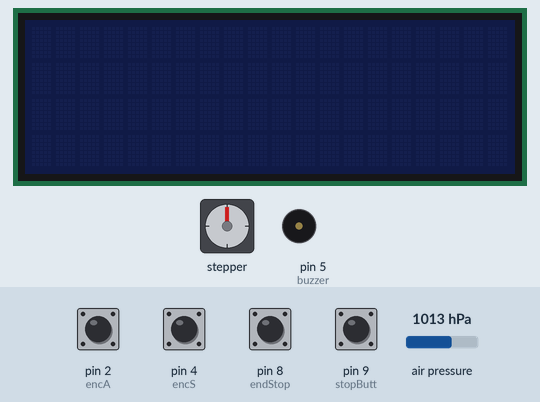
This program was run on a simulated Arduino Uno, built with avr-gcc and run on an emulated ATmega328P. Shown: 20×4 character LCD, stepper motor, buzzer (waves = sounding). Inputs (shaded band) come from the test bench; at power-on: pin 2 (encA), pin 4 (encS), pin 8 (endStop), pin 9 (stopButt) HIGH, air pressure 1013 hPa. Stepper angles assume 800 steps per turn.

Above: at 2.8 s.
2.9 s: pin 8 (endStop) pulled LOW for 0.15 s
At 4.1 s:
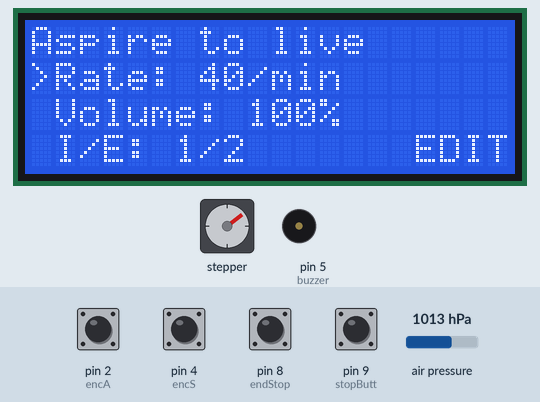
4.5 s: pin 9 (stopButt) pulled LOW for 0.15 s
At 5.7 s:
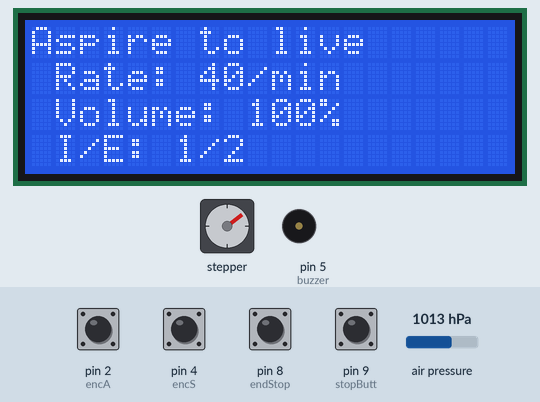
7.6 s: pin 8 (endStop) pulled LOW for 1 s
At 8.0 s:
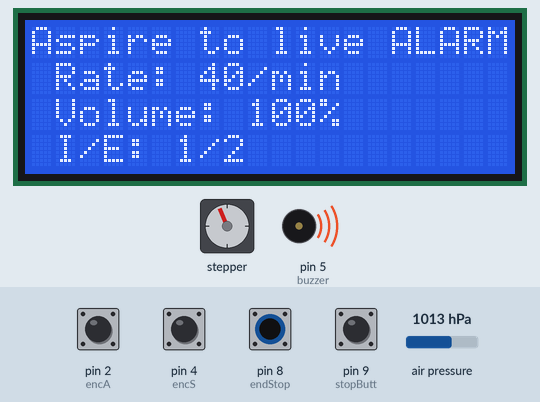
At 8.8 s:
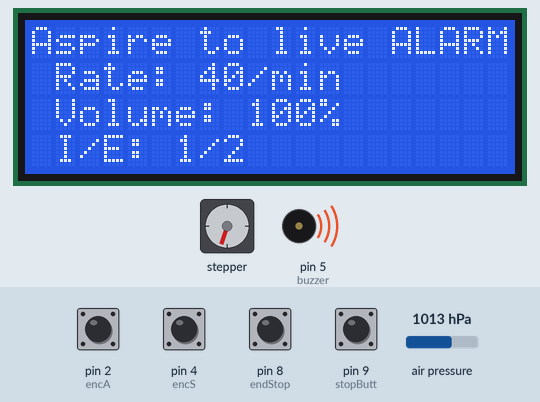
11.6 s: pin 8 (endStop) pulled LOW for 0.15 s
14.7 s: pin 8 (endStop) pulled LOW for 3.2 s
20.9 s: pin 8 (endStop) pulled LOW for 0.15 s
Timing chart, 0 to 25.0 s (numbered marks = the images above; inputs shaded):
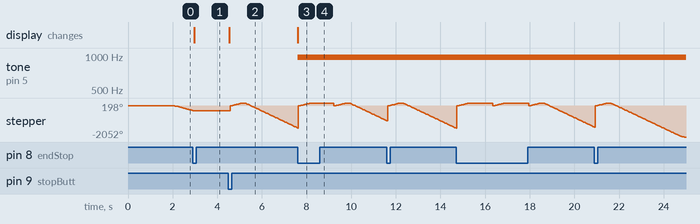

Measured:
- after the input at 2.9 s, stepper: stops changing and stays -307°; the display: changes after 0.06 s (image 1)
- after the input at 4.5 s, stepper: turns 505° clockwise in 0.56 s, then 1660° counter-clockwise in 2.4 s; the display: changes at once (image 2)
- after the input at 7.6 s, tone on pin 5 (buzzer): silent → 977 Hz at once; the display: changes at once (image 3)

The program:

main.cpp
```cpp
#include <Arduino.h>
#include <AccelStepper.h>
#include <Wire.h>
#include <LiquidCrystal_I2C.h>
#include <SparkFunBME280.h>

#define enablePin 12
#define dirPin 11
#define stepPin 10
#define stopButt 9
#define endStop 8

#define encA 2
#define encB 3
#define encS 4

#define buzzer 5

#define o2Sensor A0

//uncomment to enable oxygen sensor
//#define O2_SENSOR 1

float reduction = 1.0;
float stepsPerRev = 800;
float degreesPerFullStroke = 360 * 0.55;

//set -1 if motor connection is inverted
int inverter = 1;
#define acceleration 10000
//in steps per second
#define speedMax 2000

#define expiratoryTimeSubtract 0
#define inspiratoryTimeSubtract 0.03

float airVolume = 100.0; //in percents
float inspiratory_factor = 1;
float expiratory_factor = 2;
float freq = 40;

//this will be calcuilated
float nSteps;
float cycleTime;
float expiratoryTime;
float inspiratoryTime;
float speed;

//temporary variables
float pressureBuf = 1023.0;
unsigned long entryMillis = 0;

uint8_t alarmFlag = 0;
uint8_t changeFlag = 0;
uint8_t stopFlag = 1;

void recalculateParameters(void);
void calibrateMotor(void);
void checkEncoder(void);
void drawUItemplate(void);
void redrawUI(uint8_t stop, uint8_t nPos);
void updateO2(void);
void checkPressure(void);

// Define a stepper and the pins it will use
AccelStepper stepper(AccelStepper::DRIVER, stepPin, dirPin, enablePin);
LiquidCrystal_I2C lcd(0x3f, 2, 1, 0, 4, 5, 6, 7, 3, POSITIVE);
BME280 mySensorA;

void setup()
{
  delay(2000);
  //set lower max speed for calibration
  stepper.setMaxSpeed(speedMax / 2.0);
  stepper.setAcceleration(acceleration);

  //config inputs
  pinMode(encA, INPUT_PULLUP);
  pinMode(encB, INPUT_PULLUP);
  pinMode(encS, INPUT_PULLUP);

  pinMode(endStop, INPUT_PULLUP);
  pinMode(stopButt, INPUT_PULLUP);

  pinMode(buzzer, OUTPUT);
  //PNP transistor - set PWM to 255 to turn off
  analogWrite(buzzer, 255);

  Wire.begin();

  //initialize BME280
  mySensorA.setI2CAddress(0x77);
  mySensorA.beginI2C();

  //print calibration message on screen
  lcd.begin(20, 4);
  lcd.clear();
  lcd.home();
  lcd.print("Calibrating device,");
  lcd.setCursor(0, 1);
  lcd.print("please wait.");

  //calibrate motor - go to endstop
  calibrateMotor();
  recalculateParameters();
  drawUItemplate();
}

//main loop
void loop()
{
  //ALTER SETTINGS
  if (stopFlag)
  {
    checkEncoder();
    //if something has changed - recalculate
    if (changeFlag)
    {
      recalculateParameters();
      changeFlag = 0;
    }
    //if stop button pressed -
    if (digitalRead(stopButt) == LOW && (entryMillis + 1000) < millis())
    {
      stopFlag = 0;
      redrawUI(0, 0);
      entryMillis = millis();
    }
#ifdef O2_SENSOR
    static unsigned long lastMillis = 0;
    if (lastMillis + 1000 < millis())
    {
      updateO2();
      lastMillis = millis();
    }
#endif
  }
  //WORK
  else
  {
    //set target speed for inspiratory phase
    stepper.setMaxSpeed(speed);
    //set number of steps needed
    stepper.moveTo(inverter * nSteps);
    while (stepper.distanceToGo() != 0)
    {
      stepper.run();
    }
    unsigned long target = millis() + expiratoryTime;
    pressureBuf = mySensorA.readFloatPressure();

    //move to endstop
    stepper.setMaxSpeed(speedMax);
    //value should be larger than needed
    stepper.move(inverter * -5000);
    while (digitalRead(endStop) == HIGH)
    {
      stepper.run();
    }
    //zero steps to move
    stepper.moveTo(stepper.currentPosition());
    //set current location as zero point
    stepper.setCurrentPosition(0);
    checkPressure();
#ifdef O2_SENSOR
    updateO2();
#endif
    while (millis() < target)
    {
      //Stop button pressed
      if (digitalRead(stopButt) == LOW && (entryMillis + 1000) < millis())
      {
        alarmFlag = 0;
        analogWrite(buzzer, 255);
        lcd.setCursor(15, 0);
        lcd.print("     ");
        stopFlag = 1;
        redrawUI(1, 0);
        entryMillis = millis();
        break;
      }
    }
  }
}

//function draw user interface for the first time with labels
void drawUItemplate(void)
{
  lcd.clear();
  lcd.home();
#ifdef O2_SENSOR
  lcd.setCursor(1, 0);
  lcd.print("O2: ");
  lcd.setCursor(10, 0);
  lcd.print("%");
  updateO2();
#else
  lcd.setCursor(0, 0);
  lcd.print("Aspire to live");
#endif
  lcd.setCursor(1, 1);
  lcd.print("Rate: ");
  lcd.print((int)freq);
  lcd.print("/min");

  lcd.setCursor(1, 2);
  lcd.print("Volume: ");
  lcd.print((int)airVolume);
  lcd.print("%");

  lcd.setCursor(1, 3);
  lcd.print("I/E: ");
  lcd.print((int)inspiratory_factor);
  lcd.print("/");
  lcd.print((int)expiratory_factor);

  lcd.setCursor(0, 1);
  lcd.print('>');
  lcd.setCursor(16, 3);
  lcd.print("EDIT");
}

//function redraw (updates) values without clearing whole LCD
//stop - is the device stopped
//nPos - currently edited value
void redrawUI(uint8_t stop, uint8_t nPos)
{
#ifdef O2_SENSOR
  lcd.setCursor(5, 0);
  lcd.print("    ");
  lcd.setCursor(5, 0);
  updateO2();
#endif
  lcd.setCursor(7, 1);
  lcd.print("      ");
  lcd.setCursor(7, 1);
  lcd.print((int)freq);
  lcd.print("/min");

  lcd.setCursor(9, 2);
  lcd.print("    ");
  lcd.setCursor(9, 2);
  lcd.print((int)airVolume);
  lcd.print("%");

  lcd.setCursor(6, 3);
  lcd.print((int)inspiratory_factor);
  lcd.print("/");
  lcd.print((int)expiratory_factor);

  //if stop mode - print EDIT text and
  //select currently edited value
  if (stop)
  {
    for (uint8_t i = 1; i < 4; i++)
    {
      lcd.setCursor(0, i);
      lcd.print(' ');
    }

    lcd.setCursor(0, nPos + 1);
    lcd.print('>');
    lcd.setCursor(16, 3);
    lcd.print("EDIT");
  }
  //else clear edit indicators
  else
  {
    for (uint8_t i = 1; i < 4; i++)
    {
      lcd.setCursor(0, i);
      lcd.print(' ');
    }
    lcd.setCursor(16, 3);
    lcd.print("    ");
  }
}

//function analyze expiratory pressure
//if pressure is too low, probably pacient is disconncted
//pressureBuf variable contains pressure right after inspiration (atmospheric pressure
void checkPressure(void)
{
  pressureBuf = mySensorA.readFloatPressure() - pressureBuf;
  if (pressureBuf > 30.0 && alarmFlag)
  {
    analogWrite(buzzer, 255);
    alarmFlag = 0;
    lcd.setCursor(15, 0);
    lcd.print("     ");
  }
  else if (pressureBuf <= 30.0 && !alarmFlag)
  {
    analogWrite(buzzer, 128);
    alarmFlag = 1;
    lcd.setCursor(15, 0);
    lcd.print("ALARM");
  }
}

//function updates reading of O2 sensor on the LCD screen
void updateO2(void)
{
  static int sum = 0;
  uint8_t i = 0;
  for (i = 0; i < 32; i++)
  {
    sum += analogRead(o2Sensor);
  }
  sum >>= 5;
  i = 0;
  float MeasuredVout = sum * (5.0 / 1023.0);
  float Concentration = MeasuredVout * 0.21 / 2.0;
  lcd.setCursor(5, 0);
  lcd.print("    ");
  lcd.setCursor(5, 0);
  lcd.print(Concentration * 100.0);
}

//function reads encoder and changes respirator parameters
void checkEncoder(void)
{
  static uint8_t nPos = 0;
  static int encLastS = HIGH;
  static unsigned long encLastMil = 0;

  int currState = digitalRead(encS);

  if (encLastS == HIGH && currState == LOW && encLastMil + 120 < millis())
  {
    encLastMil = millis();
    if (nPos < 2)
      nPos++;
    else
      nPos = 0;
    redrawUI(1, nPos);
  }
  encLastS = currState;

  static uint8_t iePos = 0;
  static int encLastA = HIGH;
  int change = 0;
  currState = digitalRead(encA);
  if (encLastA == HIGH && currState == LOW)
  {
    if (digitalRead(encB) == HIGH)
    {
      change = 1;
    }
    else
    {
      change = -1;
    }

    switch (nPos)
    {
    case 0:
    {
      if (change > 0 && freq < 40)
        freq++;
      else if (change < 0 && freq > 6)
        freq--;
      break;
    }
    case 1:
    {
      if (change > 0 && airVolume < 100)
        airVolume++;
      else if (change < 0 && airVolume > 10)
        airVolume--;
      break;
    }
    case 2:
    {
      if (change > 0 && iePos < 4)
        iePos++;
      else if (change < 0 && iePos > 0)
        iePos--;

      switch (iePos)
      {
      case 0:
        inspiratory_factor = 2;
        expiratory_factor = 1;
        break;
      case 1:
        inspiratory_factor = 1;
        expiratory_factor = 2;
        break;
      case 2:
        inspiratory_factor = 1;
        expiratory_factor = 3;
        break;
      case 3:
        inspiratory_factor = 1;
        expiratory_factor = 4;
        break;
      case 4:
        inspiratory_factor = 1;
        expiratory_factor = 5;
        break;
      }
      break;
    }
    }
    redrawUI(1, nPos);
    changeFlag = 1;
  }
  encLastA = currState;
}

//function calibrates motor
//if the endstop is active, move forward, and then backward to the endstop
//if the endstop is not active, moves backward to the endstop
void calibrateMotor(void)
{
  if (digitalRead(endStop) == LOW)
  {
    //we are probably at position 0, but move forward and return to recalibrate
    stepper.move(inverter * 2000);
    while (digitalRead(endStop) == LOW && stepper.isRunning())
    {
      stepper.run();
    }
    //zero the number of steps to move
    stepper.moveTo(stepper.currentPosition());
    //move backward until reach endstop
    stepper.move(inverter * -2000);
    while (digitalRead(endStop) == HIGH)
    {
      stepper.run();
    }
    //zero the number of steps to move
    stepper.moveTo(stepper.currentPosition());
    //set the current location as zero point
    stepper.setCurrentPosition(0);
  }
  else
  {
    //move backward until reach endstop
    stepper.move(inverter * -10000);
    while (digitalRead(endStop) == HIGH)
    {
      stepper.run();
    }
    //zero the number of steps to move
    stepper.moveTo(stepper.currentPosition());
    //set the current location as zero point
    stepper.setCurrentPosition(0);
  }
}

void recalculateParameters(void)
{
  //this will be calcuilated
  nSteps = (reduction) * (airVolume / 100.0) * stepsPerRev * (degreesPerFullStroke / 360.0);
  //calculate time of whole cycle (inspiratory and expiratory)
  cycleTime = 60 / freq; //in s
  inspiratoryTime = (cycleTime / (inspiratory_factor + expiratory_factor) * inspiratory_factor) - inspiratoryTimeSubtract;
  //target speed (steps/s) is number of steps divided by inspiratory time in s
  //acceleration time is insignificant
  speed = nSteps / inspiratoryTime;
  //calculate expiratory time and subtract motor return time (number of steps divided by max speed) [ms]
  expiratoryTime = (((cycleTime / (inspiratory_factor + expiratory_factor) * expiratory_factor)) * 1000.0) - expiratoryTimeSubtract;
}
```
